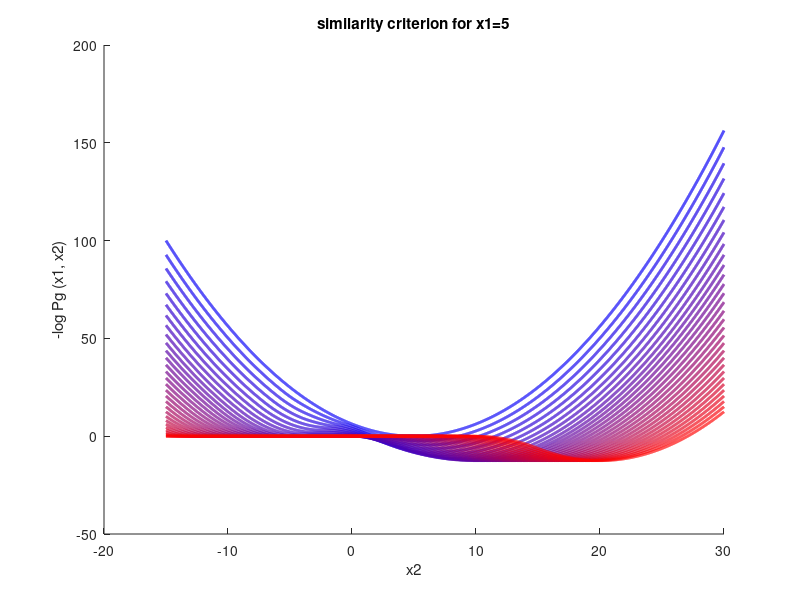

Write MATLAB code to recreate this figure.
clear all
close all
%%
lambda_list=0:0.5:15;
it=1;
for lambda=lambda_list
    
% lambda=0;
thresh=@(c,lambda)sign(c).*max(abs(c)-lambda,0);
h=@(c,lambda)0.5*c.^2.*(abs(c)<=lambda)+(abs(c)>lambda).*(0.5*lambda^2+lambda.*(abs(c)-lambda));
sq=@(c)0.5*c.^2;
c=[-5:0.01:5];
% hold on, plot(c,h(c,lambda),'Color',[it/length(lambda_list), 0 , 1-it/length(lambda_list)],'LineWidth',2)
% hold on, plot(c,sq(c),'-r')

%%
% end
% title('the function g for different lambda')
%%
x1=5;
x2=[-15:0.01:30];
dist=@(x1,x2,lambda)2*h((x1+x2)/2,lambda/2)-h(x1,lambda)-h(x2,lambda)+0.25*(x1-x2).^2;
figure(3),hold on, plot(x2,dist(x1,x2,lambda),'LineWidth',2,'Color',[it/length(lambda_list) 0 1-it/length(lambda_list)])
it=it+1;
end
xlabel('x2'),ylabel('-log Pg (x1, x2)'),title('similarity criterion for x1=5')
% hold on, plot(x2,0.25*(x1-x2).^2,'LineWidth',2,'Color',[1 0 0 ])
%%
ss=[6000,3000];
A=10*randn(ss);
B=10*randn(ss);
s=(A-B).^2;
ds=dist(A,B,lambda);